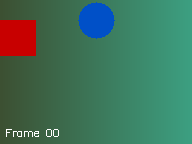
#> input picture frames/frame_000.png, 192 x 144 px; its folder holds only this picture in this run
$ python encoder.py
#> lines starting #> are read from the running program, lines starting #| are printed output that depends on the picture
### preprocessing.py
"""
preprocessing.py
Partie 1 — Pré-traitement
  - Chargement des frames
  - Conversion BGR → YCbCr
  - Chroma subsampling 4:2:0
"""
import numpy as np
import cv2
import os


def load_frames(frames_dir="frames"):
    files = sorted([f for f in os.listdir(frames_dir)
                    if f.endswith(('.png', '.jpg', '.jpeg'))])
    frames = []
    for f in files:
        img = cv2.imread(os.path.join(frames_dir, f))
        if img is not None:
            frames.append(img)
    print(f"✓ {len(frames)} frames chargées")
    return frames


def bgr_to_ycbcr(frame_bgr):
    ycrcb = cv2.cvtColor(frame_bgr, cv2.COLOR_BGR2YCrCb)
    Y  = ycrcb[:, :, 0]
    Cr = ycrcb[:, :, 1]
    Cb = ycrcb[:, :, 2]
    return Y, Cb, Cr


def ycbcr_to_bgr(Y, Cb, Cr):
    ycrcb = np.stack([Y, Cr, Cb], axis=2).astype(np.uint8)
    return cv2.cvtColor(ycrcb, cv2.COLOR_YCrCb2BGR)


def chroma_subsample(Cb, Cr):
    h, w = Cb.shape
    Cb_sub = cv2.resize(Cb, (w // 2, h // 2), interpolation=cv2.INTER_AREA)
    Cr_sub = cv2.resize(Cr, (w // 2, h // 2), interpolation=cv2.INTER_AREA)
    return Cb_sub, Cr_sub


# [4 lines left out: function chroma_upsample, not called in this run]


def preprocess_frames(frames_bgr):
    processed = []
    for frame in frames_bgr:
        Y, Cb, Cr      = bgr_to_ycbcr(frame)
        Cb_sub, Cr_sub = chroma_subsample(Cb, Cr)
        processed.append({'Y': Y, 'Cb': Cb_sub, 'Cr': Cr_sub})

    h, w   = frames_bgr[0].shape[:2]
    avant  = w * h * 3
    apres  = w * h + 2 * (w // 2) * (h // 2)
    print(f"✓ Pré-traitement : {avant} → {apres} valeurs/frame (gain ×{avant/apres:.1f})")
    return processed

### intra_coding.py
"""
intra_coding.py
Partie 2 — Intra-frame Coding (I-frames)

Matrice de quantification selon la formule du TP7 (Mme DAHMANE) :
  Q(i,j) = 1 + (1+i+j) * Fq
"""
import numpy as np
from scipy.fft import dctn, idctn


def get_q_matrix(fq=1.0):
    """
    Matrice de quantification 8x8 selon la formule du cours :
    Q(i,j) = 1 + (1+i+j) * Fq
    """
    Q = np.fromfunction(lambda i, j: 1 + (1 + i + j) * fq, (8, 8), dtype=int)
    return Q.astype(np.float32)


def encode_channel(channel, q_matrix):
    H, W   = channel.shape
    H_pad  = int(np.ceil(H / 8) * 8)
    W_pad  = int(np.ceil(W / 8) * 8)
    padded = np.zeros((H_pad, W_pad), dtype=np.float32)
    padded[:H, :W] = channel

    n_h    = H_pad // 8
    n_w    = W_pad // 8
    blocks = np.zeros((n_h, n_w, 8, 8), dtype=np.int16)

    for i in range(n_h):
        for j in range(n_w):
            block        = padded[i*8:(i+1)*8, j*8:(j+1)*8] - 128.0
            dct_b        = dctn(block, norm='ortho')
            blocks[i, j] = np.floor(dct_b / q_matrix).astype(np.int16)

    return blocks, (H, W)


def decode_channel(blocks, q_matrix, original_shape):
    H_orig, W_orig = original_shape
    n_h, n_w       = blocks.shape[:2]
    recon          = np.zeros((n_h * 8, n_w * 8), dtype=np.float32)

    for i in range(n_h):
        for j in range(n_w):
            dct_b = blocks[i, j].astype(np.float32) * q_matrix
            block = idctn(dct_b, norm='ortho') + 128.0
            recon[i*8:(i+1)*8, j*8:(j+1)*8] = block

    return np.clip(recon[:H_orig, :W_orig], 0, 255).astype(np.uint8)


def encode_iframe(frame_ycbcr, fq=1.0):
    q = get_q_matrix(fq)

    Y_b,  Y_s  = encode_channel(frame_ycbcr['Y'],  q)
    Cb_b, Cb_s = encode_channel(frame_ycbcr['Cb'], q)
    Cr_b, Cr_s = encode_channel(frame_ycbcr['Cr'], q)

    return {
        'type': 'I', 'fq': fq,
        'Y_blocks':  Y_b,  'Y_shape':  Y_s,
        'Cb_blocks': Cb_b, 'Cb_shape': Cb_s,
        'Cr_blocks': Cr_b, 'Cr_shape': Cr_s,
    }


def decode_iframe(encoded):
    fq = encoded['fq']
    q  = get_q_matrix(fq)

    Y  = decode_channel(encoded['Y_blocks'],  q, encoded['Y_shape'])
    Cb = decode_channel(encoded['Cb_blocks'], q, encoded['Cb_shape'])
    Cr = decode_channel(encoded['Cr_blocks'], q, encoded['Cr_shape'])

    return {'Y': Y, 'Cb': Cb, 'Cr': Cr}

### entropy_coding.py
"""
entropy_coding.py
Partie 4 — Entropy Coding
  - Sérialiser toutes les données encodées
  - Compression lossless avec zlib
  - Écriture dans un fichier .bin
  - Décodeur correspondant
"""
import numpy as np
import pickle
import zlib
import os


def encode_to_bin(encoded_frames, output_path="output/video.bin"):
    """
    Sérialise et compresse toutes les frames encodées dans un fichier .bin.

    Étapes :
      1. pickle  → convertit les objets Python en bytes
      2. zlib    → compression lossless (comme gzip) sur ces bytes
      3. écriture dans le fichier .bin
    """
    os.makedirs(os.path.dirname(output_path), exist_ok=True)

    # Sérialisation avec pickle
    raw_bytes = pickle.dumps(encoded_frames)

    # Compression avec zlib (niveau 9 = compression maximale)
    compressed = zlib.compress(raw_bytes, level=9)

    # Écriture
    with open(output_path, 'wb') as f:
        f.write(compressed)

    original_size   = sum(
        f['Y_blocks'].nbytes + f['Cb_blocks'].nbytes + f['Cr_blocks'].nbytes
        if f['type'] == 'I'
        else f['res_blocks'].nbytes + f['Cb_blocks'].nbytes + f['Cr_blocks'].nbytes
        for f in encoded_frames
    )
    compressed_size = os.path.getsize(output_path)

    print(f"✓ Fichier binaire écrit → {output_path}")
    print(f"  Taille compressée : {compressed_size / 1024:.1f} Ko")
    print(f"  Taille coefficients : {original_size / 1024:.1f} Ko")

    return compressed_size


# [14 lines left out: function decode_from_bin, not called in this run]

### encoder.py
"""
encoder.py
Pipeline complet d'encodage MPEG-4 simplifié.

Utilisation :
  python encoder.py
"""
import numpy as np
import cv2
import os

from preprocessing  import load_frames, preprocess_frames
from intra_coding   import encode_iframe
from inter_coding   import encode_pframe
from entropy_coding import encode_to_bin


def encode_video(frames_dir="frames", output_path="output/video.bin",
                 gop_size=5, fq=1.0, mb_size=16, search_range=8):
    """
    Encode une séquence de frames en fichier .bin.

    Paramètres :
      gop_size     : nombre de frames par GOP (1 I-frame + gop_size-1 P-frames)
      fq           : facteur de qualité (0.5=haute qualité, 4.0=très compressé)
      mb_size      : taille des macroblocks (16×16)
      search_range : fenêtre de recherche pour le block matching (±pixels)
    """
#> called with frames_dir = 'frames', output_path = 'output/video.bin', gop_size = 5, fq = 1, mb_size = 16, search_range = 8
    print("=" * 55)
    print("ENCODEUR MPEG-4 SIMPLIFIÉ")
    print("=" * 55)

    # ── Étape 1 : Charger et pré-traiter ────────────────────────────────
    frames_bgr = load_frames(frames_dir)
#> in load_frames, img is the input picture: shape (144, 192, 3); mean B, G, R 91.5, 114.5, 65.2
#| ✓ 1 frames chargées
#> frames_bgr = 1 item
    processed  = preprocess_frames(frames_bgr)
#> the loop in preprocess_frames, `for frame in frames_bgr:` made 1 pass
#> (h in chroma_subsample, w in chroma_subsample) on pass 1: (144, 192)
#> pass 1, in bgr_to_ycbcr, `Y  = ycrcb[:, :, 0]`:
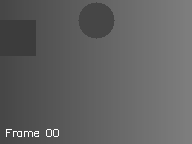
#> Y: shape (144, 192); min 60, max 255, mean 97.2
#> pass 1, in bgr_to_ycbcr, `Cr = ycrcb[:, :, 1]`:
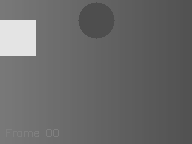
#> Cr: shape (144, 192); min 78, max 228, mean 105.2
#> pass 1, in bgr_to_ycbcr, `Cb = ycrcb[:, :, 2]`:
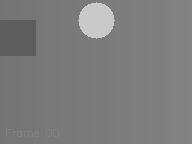
#> Cb: shape (144, 192); min 94, max 201, mean 124.8
#| ✓ Pré-traitement : 82944 → 41472 valeurs/frame (gain ×2.0)
#> processed = 1 item
    n_frames   = len(processed)
#> n_frames = 1

    print(f"\nParamètres :")
    print(f"  GOP size     = {gop_size}")
    print(f"  Fq           = {fq}")
    print(f"  Macroblocks  = {mb_size}×{mb_size}")
    print(f"  Search range = ±{search_range} px")

    # ── Étape 2 : Encoder frame par frame ───────────────────────────────
    encoded_frames   = []
    reconstructed    = []  # frames reconstruites (nécessaires pour les P-frames)
    n_iframes        = 0
    n_pframes        = 0

    print(f"\nEncodage de {n_frames} frames...")
#> (printed output is left out)

    for idx, frame in enumerate(processed):

        # Décider I-frame ou P-frame selon la position dans le GOP
        is_iframe = (idx % gop_size == 0)

        if is_iframe:
            # ── I-frame ─────────────────────────────────────────────────
            encoded = encode_iframe(frame, fq=fq)
            encoded_frames.append(encoded)

            # Reconstruire pour avoir la référence des P-frames suivantes
            from intra_coding import decode_iframe
            recon = decode_iframe(encoded)
            reconstructed.append(recon)
            n_iframes += 1
            print(f"  Frame {idx:02d} → I-frame")

        else:
            # ── P-frame ─────────────────────────────────────────────────
            ref = reconstructed[-1]  # dernière frame reconstruite = référence
            encoded = encode_pframe(frame, ref, fq=fq,
                                    mb_size=mb_size,
                                    search_range=search_range)
            encoded_frames.append(encoded)

            # Reconstruire ce P-frame pour servir de référence au suivant
            from inter_coding import decode_pframe
            recon = decode_pframe(encoded, ref)
            reconstructed.append(recon)
            n_pframes += 1
            print(f"  Frame {idx:02d} → P-frame")
#> this loop made 1 pass
#> (is_iframe, Y_s in encode_iframe) on pass 1: (True, (144, 192))
#|   Frame 00 → I-frame
#> after the loop, encoded_frames = 1 item; n_iframes = 1; n_pframes = 0; reconstructed = 1 item

    print(f"\n  Total : {n_iframes} I-frames + {n_pframes} P-frames")
#|   Total : 1 I-frames + 0 P-frames

    # ── Étape 3 : Entropy coding → fichier .bin ─────────────────────────
    print(f"\nEntropy coding...")
    compressed_size = encode_to_bin(encoded_frames, output_path)
#> in encode_to_bin, `original_size   = sum( f['Y_blocks'].nbytes + f['Cb_blocks'].nbytes + ..`: original_size = 82944
#|   Taille coefficients : 81.0 Ko
#> compressed_size = 3924

    # ── Calcul du taux de compression ───────────────────────────────────
    h, w        = frames_bgr[0].shape[:2]
#> h = 144; w = 192
    raw_size    = w * h * 3 * n_frames
#> raw_size = 82944
    ratio       = raw_size / compressed_size
#> ratio = 21.14

    print(f"\n{'=' * 55}")
    print(f"RÉSULTAT FINAL")
    print(f"{'=' * 55}")
    print(f"  Taille brute      : {raw_size / 1024:.1f} Ko")
#|   Taille brute      : 81.0 Ko
    print(f"  Taille compressée : {compressed_size / 1024:.1f} Ko")
#|   Taille compressée : 3.8 Ko
    print(f"  Taux compression  : ×{ratio:.2f}")
#|   Taux compression  : ×21.14
    print(f"{'=' * 55}")

    return encoded_frames, reconstructed


if __name__ == "__main__":
    encode_video(gop_size=5, fq=1.0)

$ run again, on frames/frame_004.png
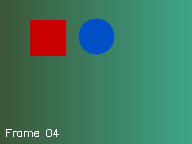
#> input picture frames/frame_004.png, 192 x 144 px
#> in load_frames, img is the input picture: shape (144, 192, 3); mean B, G, R 96.4, 119.4, 65.2
#| ✓ 1 frames chargées
#> frames_bgr = 1 item
#> the loop in preprocess_frames, `for frame in frames_bgr:` made 1 pass
#> (h in chroma_subsample, w in chroma_subsample) on pass 1: (144, 192)
#> pass 1, in bgr_to_ycbcr, `Cr = ycrcb[:, :, 1]`:
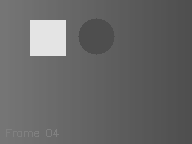
#> Cr: shape (144, 192); min 78, max 228, mean 102.8
#> pass 1, in bgr_to_ycbcr, `Cb = ycrcb[:, :, 2]`:
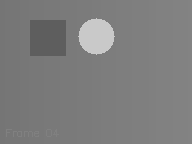
#> Cb: shape (144, 192); min 94, max 201, mean 125.6
#| ✓ Pré-traitement : 82944 → 41472 valeurs/frame (gain ×2.0)
#> n_frames = 1
#> (printed output is left out)
#> the loop in encode_video, `for idx, frame in enumerate(processed):` made 1 pass
#> (is_iframe, Y_s in encode_iframe) on pass 1: (True, (144, 192))
#> (printed output is left out)
#> after the loop in encode_video, `for idx, frame in enumerate(processed):`: encoded_frames = 1 item; n_iframes = 1; n_pframes = 0; reconstructed = 1 item
#|   Total : 1 I-frames + 0 P-frames
#> original_size = 82944
#|   Taille coefficients : 81.0 Ko
#> compressed_size = 4039
#> raw_size = 82944
#> ratio = 20.54
#|   Taille brute      : 81.0 Ko
#|   Taille compressée : 3.9 Ko
#|   Taux compression  : ×20.54
